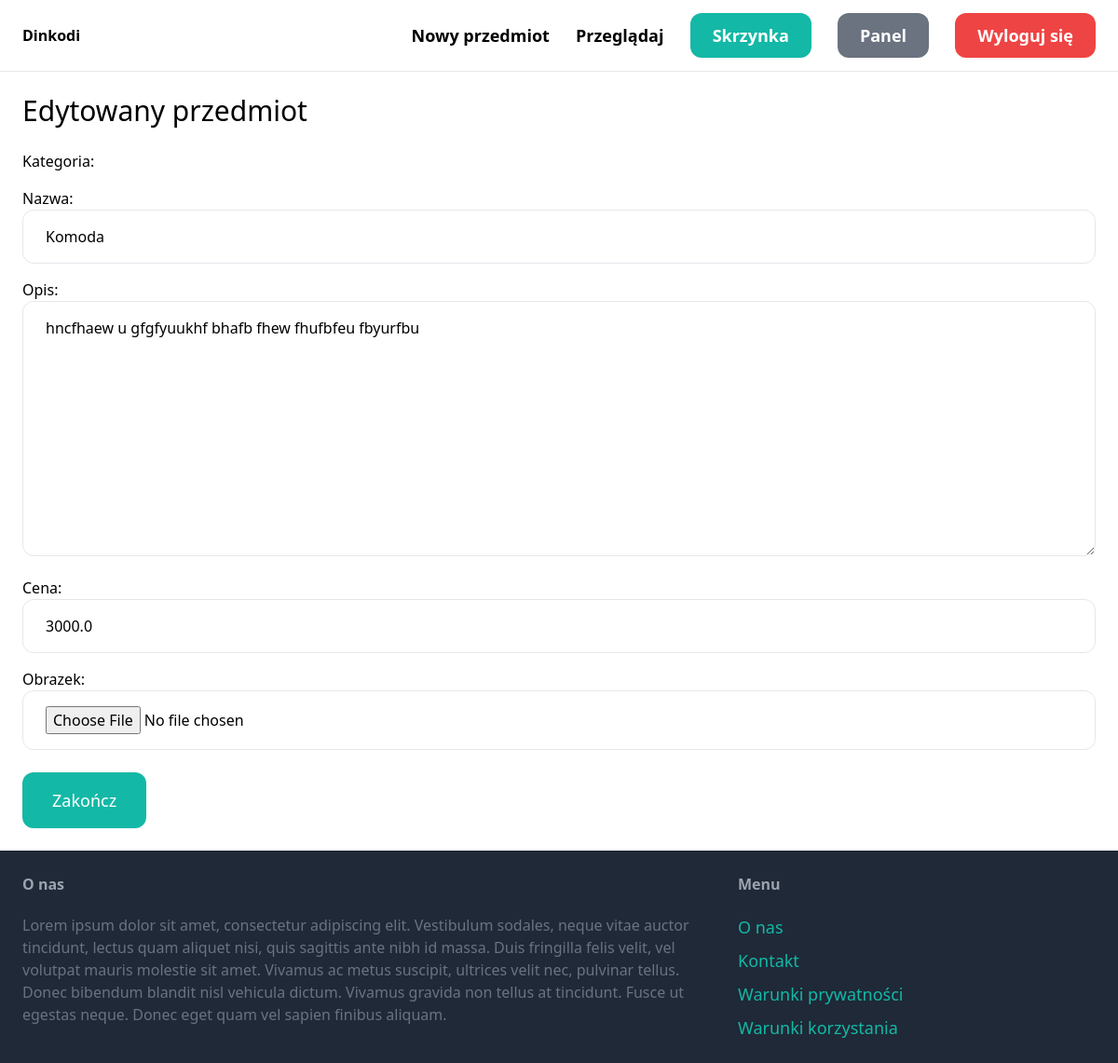
Screenshot of /items/8/edit/ (signed in) with the database file from the repository.
### item/models.py (models this page shows, shortened)
class Item(models.Model):
    category = models.ForeignKey(Category, related_name="items",on_delete=models.CASCADE)
    name = models.CharField(max_length=255)
    description = models.TextField(blank=True,null=True)
    price = models.FloatField()
    image = models.ImageField(upload_to="items_images", blank=True,null=True)
    is_sold = models.BooleanField(default=False)
    create_by = models.ForeignKey(User, related_name="items", on_delete=models.CASCADE)
    created_at = models.DateTimeField(auto_now_add=True)
    class Meta:
        ordering = ("-created_at",)

### item/views.py (the view)
# urls.py: path('<int:pk>/edit/',views.edit,name='edit'),
@login_required
def edit(request,pk):
    item = get_object_or_404(Item, pk=pk, create_by=request.user)
    if request.method == "POST":
        form = EditItemForm(request.POST,request.FILES,instance=item)
        if form.is_valid():
            form.save()
            return redirect('item:detail',pk=item.id)
    else:
        form = EditItemForm(instance=item)
    return render(request,'item/form.html',{
        'form':form,
        "title": "Edytowany przedmiot"
    })

### item/forms.py
class EditItemForm(forms.ModelForm):
    class Meta:
        model = Item
        fields = ('name','description','price','image','is_sold')
        widgets = {
            'name': forms.TextInput(attrs={
                'class': INPUT_CLASSES
            }),
            'description': forms.Textarea(attrs={
                'class': INPUT_CLASSES
            }),
            'price': forms.TextInput(attrs={
                'class': INPUT_CLASSES
            }),
            'image': forms.FileInput(attrs={
                'class': INPUT_CLASSES
            }),
        }

### item/templates/item/form.html (shortened to what this page needs)
{% extends 'core/base.html' %}
{% block content %}
<h1 class="mb-6 text-3xl">{{ title }}</h1>
<form method="post" action="." enctype="multipart/form-data">
    <div class="space-y-4">
        <div class="mb-4">
            <label for="{{ form.category.id_for_label }}">Kategoria:</label>
        </div>
        <div class="mb-4">
            <label for="{{ form.name.id_for_label }}">Nazwa:</label>
            {{ form.name }}
        </div>
        <div class="mb-4">
            <label for="{{ form.description.id_for_label }}">Opis:</label>
            {{ form.description }}
        </div>
        <div class="mb-4">
            <label for="{{ form.price.id_for_label }}">Cena:</label>
            {{ form.price }}
        </div>
        <div class="mb-4">
            <label for="{{ form.image.id_for_label }}">Obrazek:</label>
            {{ form.image }}
        </div>
    </div>
    <button class="mt-6 py-4 px-8 text-lg bg-teal-500 hover:bg-teal-700 rounded-xl text-white">Zakończ</button>
</form>
{% endblock %}

### rows the page displays
Item: name "Komoda", description "hncfhaew u gfgfyuukhf bhafb fhew fhufbfeu fbyurfbu", price "3000.0"

### other values shown
{{ title }} "Edytowany przedmiot"
